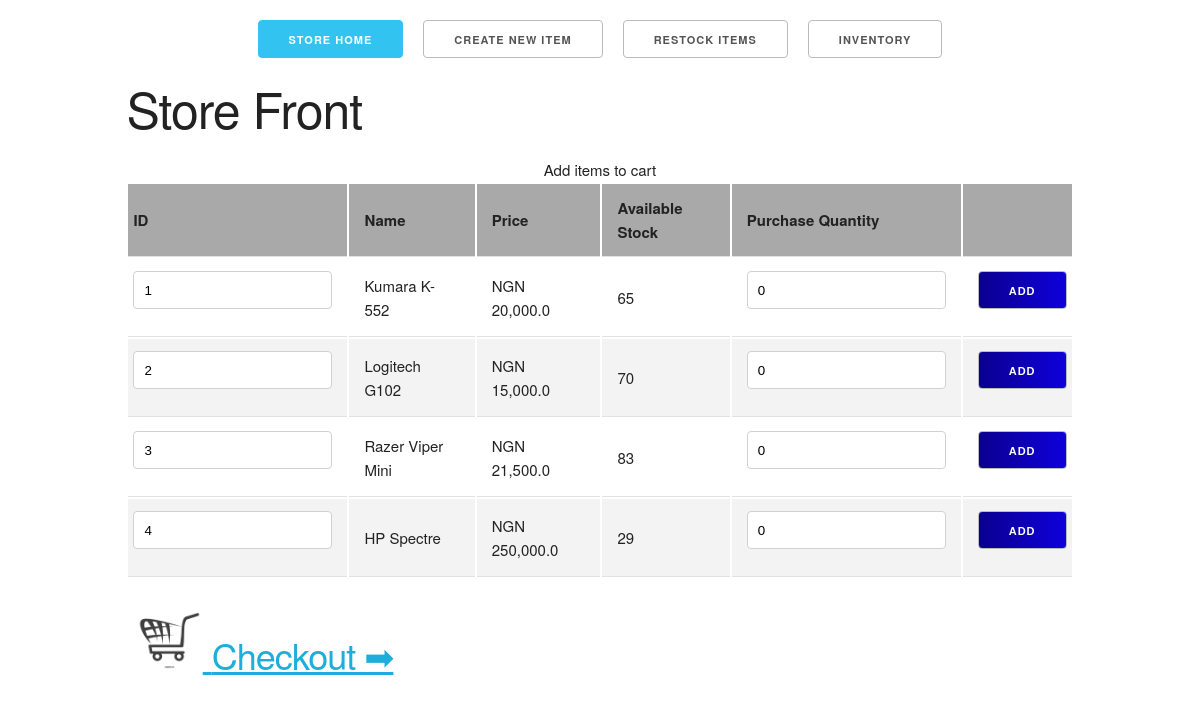
Before: / with the older database file.
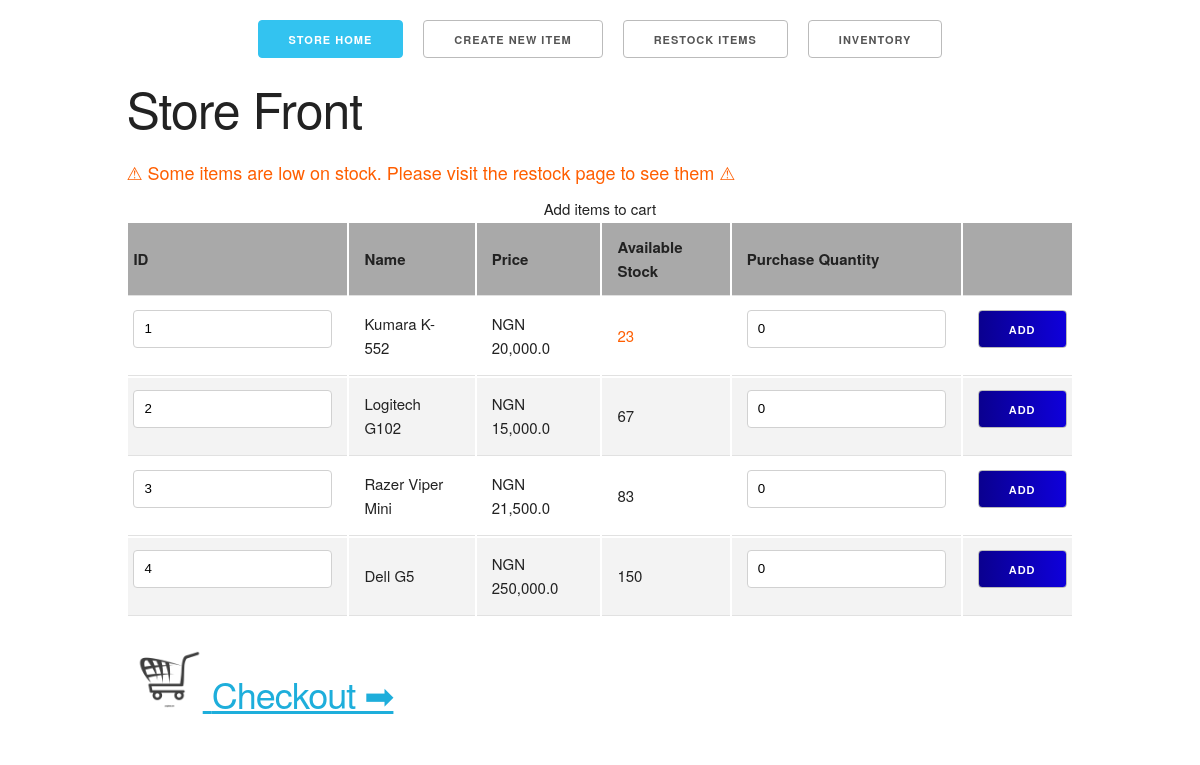
After: the same page with the newer database file.
### store/models.py (models this page shows, shortened)
class Item(db.Model):
    __tablename__ = 'item'
    id = db.Column(db.Integer, primary_key = True)
    name = db.Column(db.String(32), unique = True, nullable = False)
    price = db.Column(db.Float, default = 0)
    stock = db.Column(db.Integer, default = 0)
    sold_out = db.Column(db.Boolean, default = False)
    post_restock = db.Column(db.Integer)
    low_stock = db.Column(db.Boolean, default = False)

### store/main/views.py (the view, shortened to what this page needs)
@main.route('/', methods=['GET', 'POST'])
def index():
    items = Item.query.all()
    low_stock_items = filter_low_stock(items)
    if low_stock_items:
        flash('⚠ Some items are low on stock. Please visit the restock page to see them ⚠', 'warning')
    return render_template('main/home.html', items = items)

### store/main/views.py (called while the page is built)
def filter_low_stock(items):
    return [item for item in items if item.low_stock]

### store/templates/main/home.html (shortened to what this page needs)
{% extends "base.html" %}
{% block body %}
<div class="menu">
    <a href="{{ url_for('main.index') }}" class="menu-item button button-primary">Store Home</a>
    <a href="{{ url_for('main.create_item') }}" class="menu-item button">Create New Item</a>
    <a href="{{ url_for('main.restock') }}" class="menu-item button">Restock Items</a>
    <a href="{{ url_for('main.manage_items') }}" class="menu-item button">Inventory</a>
</div>
<div class="container">
    <h1>Store Front</h1>
    <table class="u-full-width">
        <caption>Add items to cart</caption>
        <thead>
            <tr>
                <th>ID</th>
                <th>Name</th>
                <th>Price</th>
                <th>Available Stock</th>
                <th>Purchase Quantity</th>
                <th></th>
            </tr>
        </thead>
        <tbody>
            {% for item in items %}
            <form method="POST">
                <tr>
                    <td><input type="text" name="id" value="{{ item.id }}" readonly></td>
                    <td>{{ item.name }}</td>
                    <td>NGN {{ '{:,}'.format(item.price) }}</td>
                    {% if item.low_stock %}
                        {% if not item.sold_out %}
                            <td class="misc">{{ item.stock }}</td>
                            <td><input type="number" value="0" name="quantity"></td>
                            <td><input type="submit" class="add" value="Add"></td>
                        {% else %}
                            <td style="font: small-caps;" class="error">SOLD OUT</td>
                            <td><input type="number" value="0" name="quantity" disabled></td>
                            <td><input type="submit" class="add" value="Add" disabled></td>
                        {% endif %}
                    {% else %}
                    <td>{{ item.stock }}</td>
                    <td><input type="number" value="0" name="quantity"></td>
                    <td><input type="submit" class="add" value="Add"></td>
                    {% endif %}
                </tr>
            </form>
            {% endfor %}
        </tbody>
        {% for categ, msg in get_flashed_messages(with_categories=True) %}
        <div class="flash">
            <li style="list-style: none;" class="{{ categ }}">{{ msg }}</li>
        </div>
        {% endfor %}
    </table>
    <h3>
        <a href="{{ url_for('main.cart') }}" class="menu-item">
            <img src="{{ url_for('static', filename='cart.png') }}" alt="cart-icon" class="img-icon">
            Checkout ➡
        </a>
    </h3>
</div>
{% endblock %}

### store/templates/base.html (shortened to what this page needs)
<!DOCTYPE html>
<html lang="en">
<head>
    <link rel="stylesheet" type="text/css" href="{{ url_for('static', filename='skeleton.css') }}">
    <link rel="stylesheet" type="text/css" href="{{ url_for('static', filename='custom.css') }}">
</head>
<body>
    {% block body %}{% endblock %}
</body>
</html>

### store/static/skeleton.css (style rules this page uses)
.container { position: relative; width: 100%; max-width: 960px; margin: 0 auto; padding: 0 20px; box-sizing: border-box; }
@media (min-width: 400px) { .container { width: 85%; padding: 0; } }
@media (min-width: 550px) { .container { width: 80%; } }
html { font-size: 62.5%; }
body { font-size: 1.5em; line-height: 1.6; font-weight: 400; font-family: "Raleway", "HelveticaNeue", "Helvetica Neue", Helvetica, Arial, sans-serif; color: #222; }
h1, h2, h3, h4, h5, h6 { margin-top: 0; margin-bottom: 2rem; font-weight: 300; }
h1 { font-size: 4.0rem; line-height: 1.2; letter-spacing: -.1rem; }
h3 { font-size: 3.0rem; line-height: 1.3; letter-spacing: -.1rem; }
@media (min-width: 550px) { h1 { font-size: 5.0rem; } }
@media (min-width: 550px) { h3 { font-size: 3.6rem; } }
a { color: #1EAEDB; }
.button, button, input[type="submit"], input[type="reset"], input[type="button"] { display: inline-block; height: 38px; padding: 0 30px; color: #555; text-align: center; font-size: 11px; font-weight: 600; line-height: 38px; letter-spacing: .1rem; text-transform: uppercase; text-decoration: none; white-space: nowrap; background-color: transparent; border-radius: 4px; border: 1px solid #bbb; cursor: pointer; box-sizing: border-box; }
.button.button-primary, button.button-primary, input[type="submit"].button-primary, input[type="reset"].button-primary, input[type="button"].button-primary { color: #FFF; background-color: #33C3F0; border-color: #33C3F0; }
input[type="email"], input[type="number"], input[type="search"], input[type="text"], input[type="tel"], input[type="url"], input[type="password"], textarea, select { height: 38px; padding: 6px 10px; background-color: #fff; border: 1px solid #D1D1D1; border-radius: 4px; box-shadow: none; box-sizing: border-box; }
input[type="email"], input[type="number"], input[type="search"], input[type="text"], input[type="tel"], input[type="url"], input[type="password"], textarea { -webkit-appearance: none; -moz-appearance: none; appearance: none; }
li { margin-bottom: 1rem; }
th, td { padding: 12px 15px; text-align: left; border-bottom: 1px solid #E1E1E1; }
th:first-child, td:first-child { padding-left: 5px; }
th:last-child, td:last-child { padding-right: 5px; }
button, .button { margin-bottom: 1rem; }
input, textarea, select, fieldset { margin-bottom: 1.5rem; }
pre, blockquote, dl, figure, table, p, ul, ol, form { margin-bottom: 2.5rem; }
.u-full-width { width: 100%; box-sizing: border-box; }
.container:after, .row:after, .u-cf { content: ""; display: table; clear: both; }

### store/static/custom.css (style rules this page uses)
input.add { background-image: linear-gradient(to right, rgb(10, 0, 143), rgb(15, 0, 219)); color: rgb(255, 255, 255); }
.menu { display: flex; align-items: center; justify-content: center; margin: 20px 0 20px 0; }
.menu-item { margin: 0 10px; }
.misc { color: rgb(255, 94, 0); }
.warning { color: rgb(255, 94, 0); font-size: large; }
.img-icon { width: 7%; }
tr:nth-child(even) { background-color: #f3f3f3; }
th { background-color: darkgray; }

Changed rows visible on the page:
changed Item "Kumara K-552": low_stock empty → True (drawn); stock "65" → "23"
changed Item "Logitech G102": stock "70" → "67"
changed Item id 4: name "HP Spectre" → "Dell G5"; stock "29" → "150"
Other visible differences:
new list line: "⚠ Some items are low on stock. Please visit the restock page to see them ⚠"
